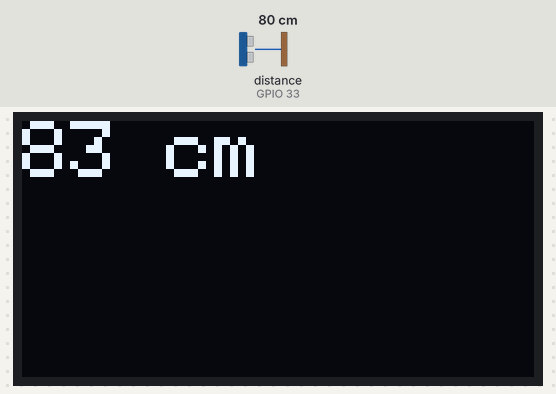
Simulated run of this sketch. Board: ESP32. Parts: 128×64 one-colour display. Inputs (shaded band) come from the test bench; at power-on: distance to the obstacle (sensor on GPIO 33) 80 cm. The echo pulse lasts 58.3 µs per cm; nothing arrives over Bluetooth unless stated; a phone connects over Bluetooth LE 3 s after start; what the sketch prints to the serial monitor is not drawn.

Above: at 2.2 s.
2.3 s: distance to the obstacle (sensor on GPIO 33) set to 2 cm
At 5.0 s:
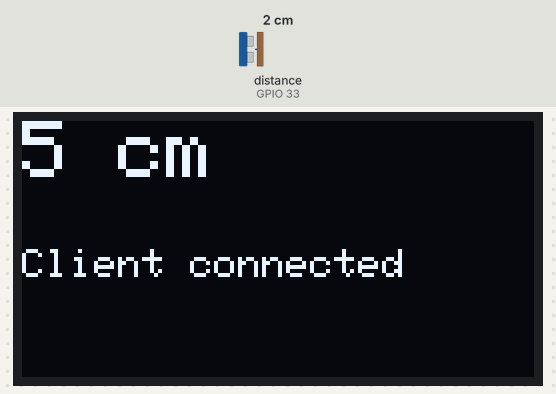
5.3 s: distance to the obstacle (sensor on GPIO 33) set to 4 cm
At 6.3 s:
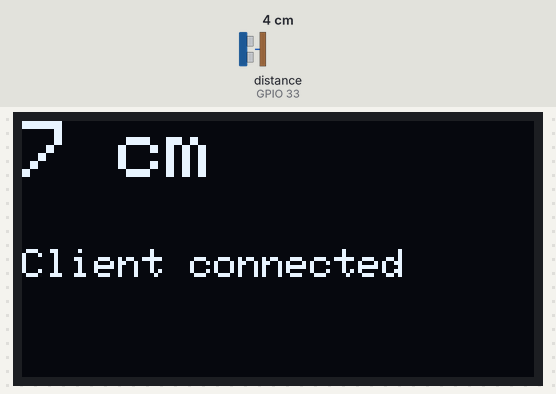
7.2 s: distance to the obstacle (sensor on GPIO 33) set to 9 cm
At 8.8 s:
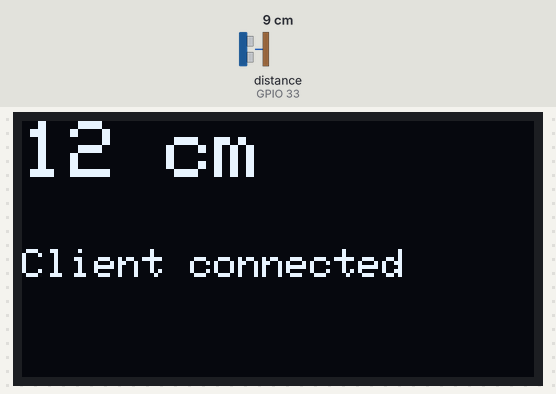
Timing chart, 0 to 10.3 s (numbered marks = the images above; inputs shaded):
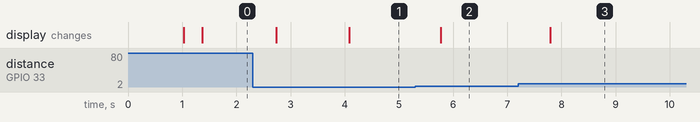

Measured:
- after the input at 2.3 s, the display: first changes after 0.44 s (image 1 shows a later state)
- after the input at 5.3 s, the display: changes after 0.47 s (image 2)
- after the input at 7.2 s, the display: changes after 0.60 s (image 3)

The sketch:

LsCompanionFirmware-esp32.ino
```cpp
// (licence header left out)
#include <SPI.h>
#include <Wire.h>
#include <Adafruit_GFX.h>
#include <Adafruit_SSD1306.h>
#include <NewPing.h>

#include <BLEDevice.h>
#include <BLEUtils.h>
#include <BLEServer.h>

const int displayResetPin = 18;
const int displayWidth = 128;
const int displayHeight = 64;

Adafruit_SSD1306 display(displayWidth, displayHeight, &Wire, displayResetPin);

const int ultrasonicSensorTriggerPin = 32;
const int ultrasonicSensorEchoPin = 33;
const int ultrasonicSensorMaxDistance = 150; // Maximum distance we want to ping for (in centimeters). Maximum sensor distance is rated at 400-500cm.
const int ultrasonicSensorMedianIterations = 10;

NewPing sonar(ultrasonicSensorTriggerPin, ultrasonicSensorEchoPin, ultrasonicSensorMaxDistance);

int tableOffsetInCentimeter = 4;
int tableHeightInCentimeter;

const char* bleTableServiceUuid = "4fafc201-1fb5-459e-8fcc-c5c9c331914b";
const char* bleTableHeightCharacteristicUuid = "beb5483e-36e1-4688-b7f5-ea07361b26a8";
BLECharacteristic *bleTableHeightCharacteristic;
bool bleClientConnected = false;

class BleTableServerCallbacks: public BLEServerCallbacks {
    void onConnect(BLEServer* server) {
      bleClientConnected = true;
      Serial.print("Client connected");
    };

    void onDisconnect(BLEServer* server) {
      bleClientConnected = false;
      Serial.print("Client disconnected");
    }
};

void setup() {
  delay(1000);

  // SSD1306_SWITCHCAPVCC = generate display voltage from 3.3V internally
  if(!display.begin(SSD1306_SWITCHCAPVCC, 0x3D)) { // Address 0x3D for 128x64
    Serial.println(F("SSD1306 allocation failed"));
    for(;;); // Don't proceed, loop forever
  }
  display.clearDisplay();

  pinMode(ultrasonicSensorTriggerPin, OUTPUT);
  pinMode(ultrasonicSensorEchoPin, INPUT);

  BLEDevice::init("LS Companion");
  BLEServer *bleTableServer = BLEDevice::createServer();
  bleTableServer->setCallbacks(new BleTableServerCallbacks());
  BLEService *bleTableService = bleTableServer->createService(bleTableServiceUuid);
  bleTableHeightCharacteristic = bleTableService->createCharacteristic(
                                         bleTableHeightCharacteristicUuid,
                                         BLECharacteristic::PROPERTY_READ |
                                         BLECharacteristic::PROPERTY_WRITE |
                                         BLECharacteristic::PROPERTY_NOTIFY
                                       );
  bleTableHeightCharacteristic->setValue("0");
  bleTableService->start();
  BLEAdvertising *bleTableServerAdvertising = bleTableServer->getAdvertising();
  bleTableServerAdvertising->start();

  Serial.begin(9600);
}

void loop() {
  delay(50); // Wait 50ms between pings (about 20 pings/sec). 29ms should be the shortest delay between pings.

  float duration = sonar.ping_median(ultrasonicSensorMedianIterations);
  int newTableHeightInCentimeter = (int)((duration / 2) * 0.0343) + tableOffsetInCentimeter;

  if (tableHeightInCentimeter != newTableHeightInCentimeter) {
    tableHeightInCentimeter = newTableHeightInCentimeter;

    Serial.print("Table height = ");
    Serial.print(tableHeightInCentimeter);
    Serial.println(" cm");

    if (bleClientConnected) {
      bleTableHeightCharacteristic->setValue(tableHeightInCentimeter);
      bleTableHeightCharacteristic->notify();
    }
  }

  display.clearDisplay();
  String tableHeightString = "";
  tableHeightString.concat(tableHeightInCentimeter);
  tableHeightString.concat(" cm");
  drawText(0, 0, stringToChar(tableHeightString), 2);

  if(bleClientConnected) {
    String bleClientConnectedString = "Client connected";
    drawText(0, 32, stringToChar(bleClientConnectedString), 1);
  }

  display.display();
}

char* stringToChar(String command){
    if(command.length()!=0){
        char *p = const_cast<char*>(command.c_str());
        return p;
    }
}

void drawText(byte xPos, byte yPos, char *text, byte textSize)
{
  display.setTextColor(SSD1306_WHITE);
  display.setCursor(xPos, yPos);
  display.setTextSize(textSize);
  display.print(text);
}
```
